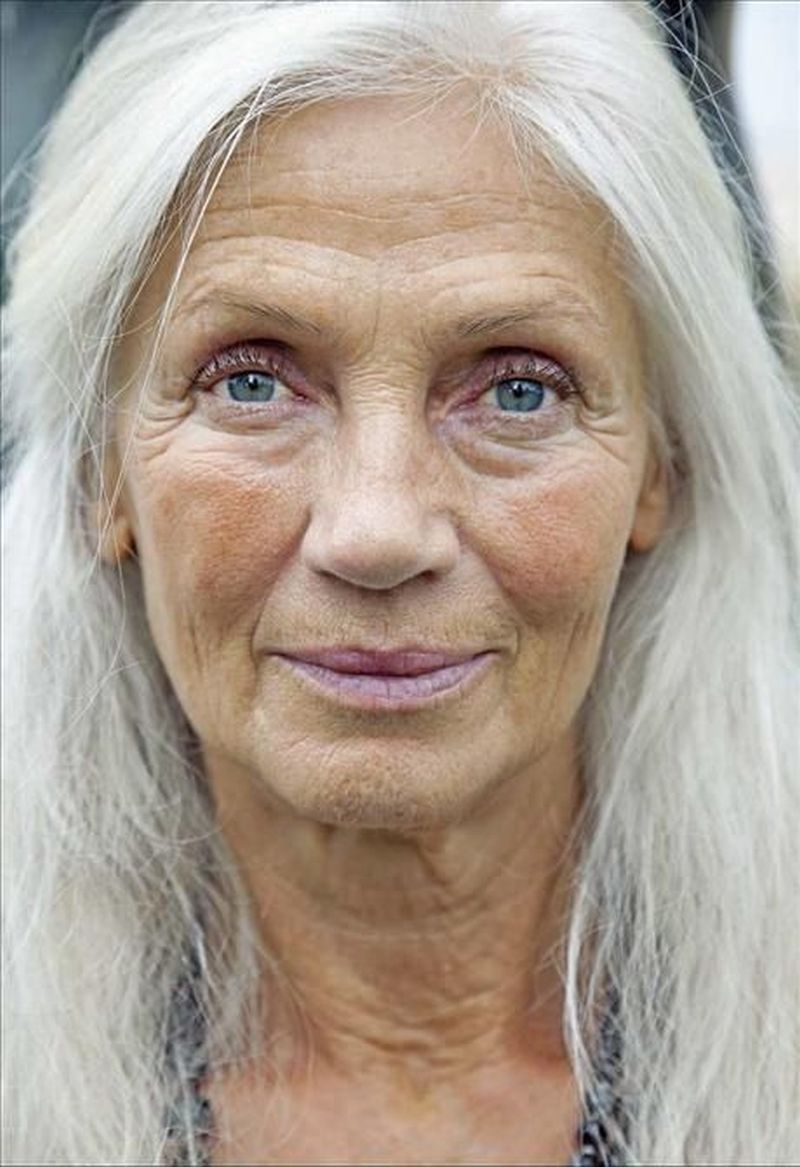
#> input picture image_superpose/old_woman.jpg, 800 x 1167 px
$ python img_superpose.py
#> lines starting #> are read from the running program, lines starting #| are printed output that depends on the picture
import cv2
import numpy as np

"""
Resimleri üst üste yazdırıp yeni bir resim ortaya çıkarma
Üst üste yazdırılacak resimlerin boyutları aynı olmalıdır !
"""


img = cv2.imread("old_woman.jpg")
#> img is the input picture: shape (1167, 800, 3); mean B, G, R 148.9, 161.3, 174.8
img2 = cv2.imread("young_woman.jpg")
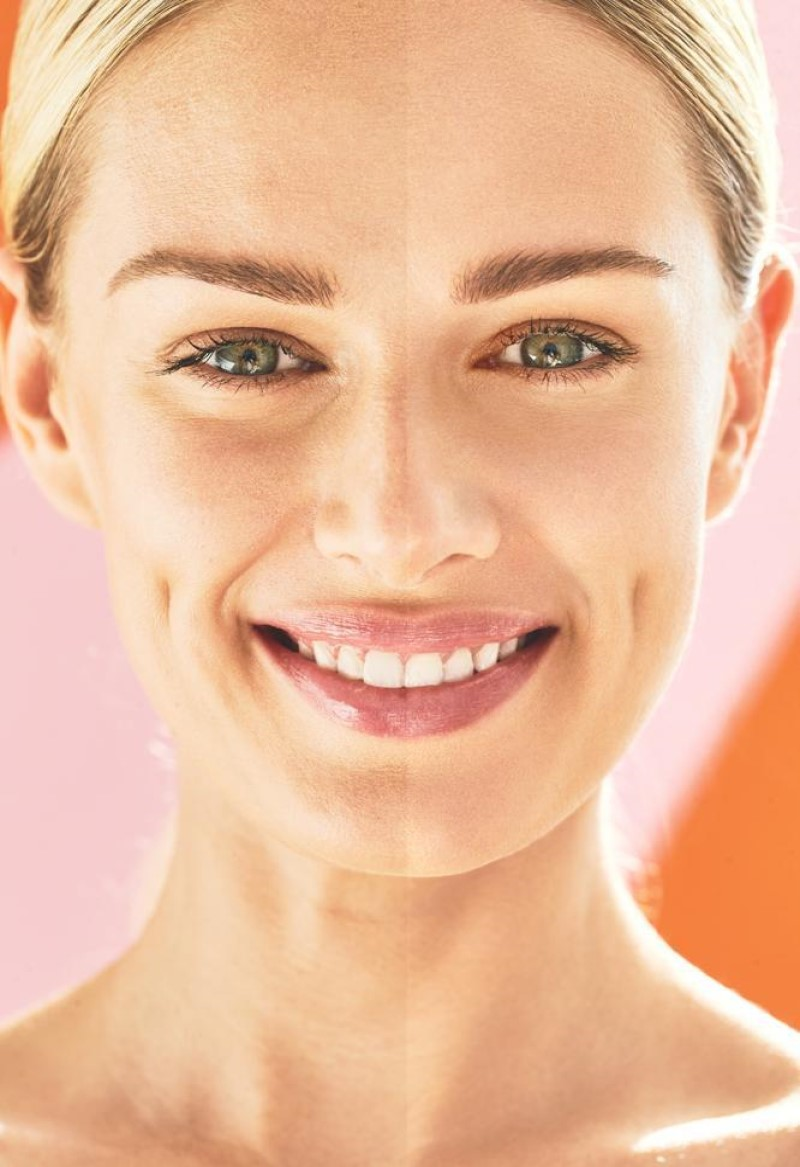
#> input picture image_superpose/young_woman.jpg, 800 x 1167 px
#> img2 is the input picture: shape (1167, 800, 3); mean B, G, R 154.9, 187, 235.2

#print(img.size)

# iki resmi üst üst yazdırma işlemi
superpose = cv2.add(img,img2)
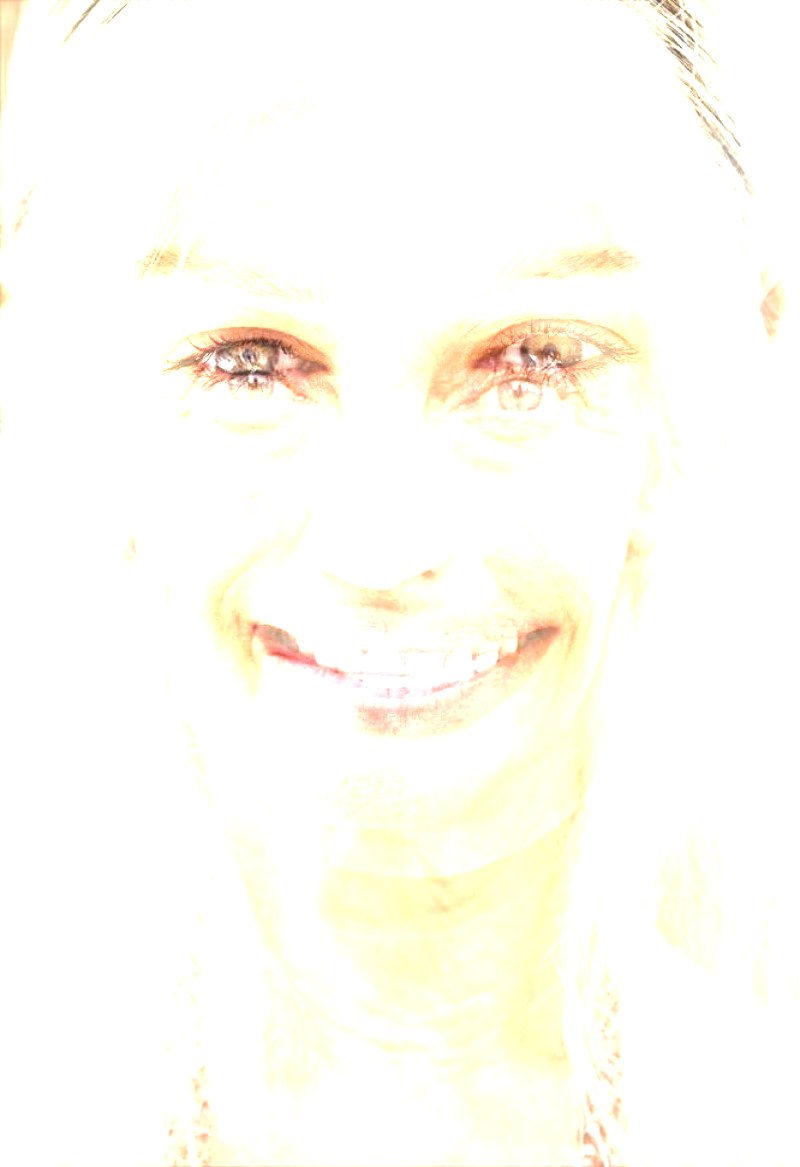
#> superpose: shape (1167, 800, 3); mean B, G, R 246.1, 252.9, 254.5

# resimleri %lik değer ile üst üste yazdırıp belirginletirme işlemi
superpose = cv2.addWeighted(img,0.2,img2,0.6,0)
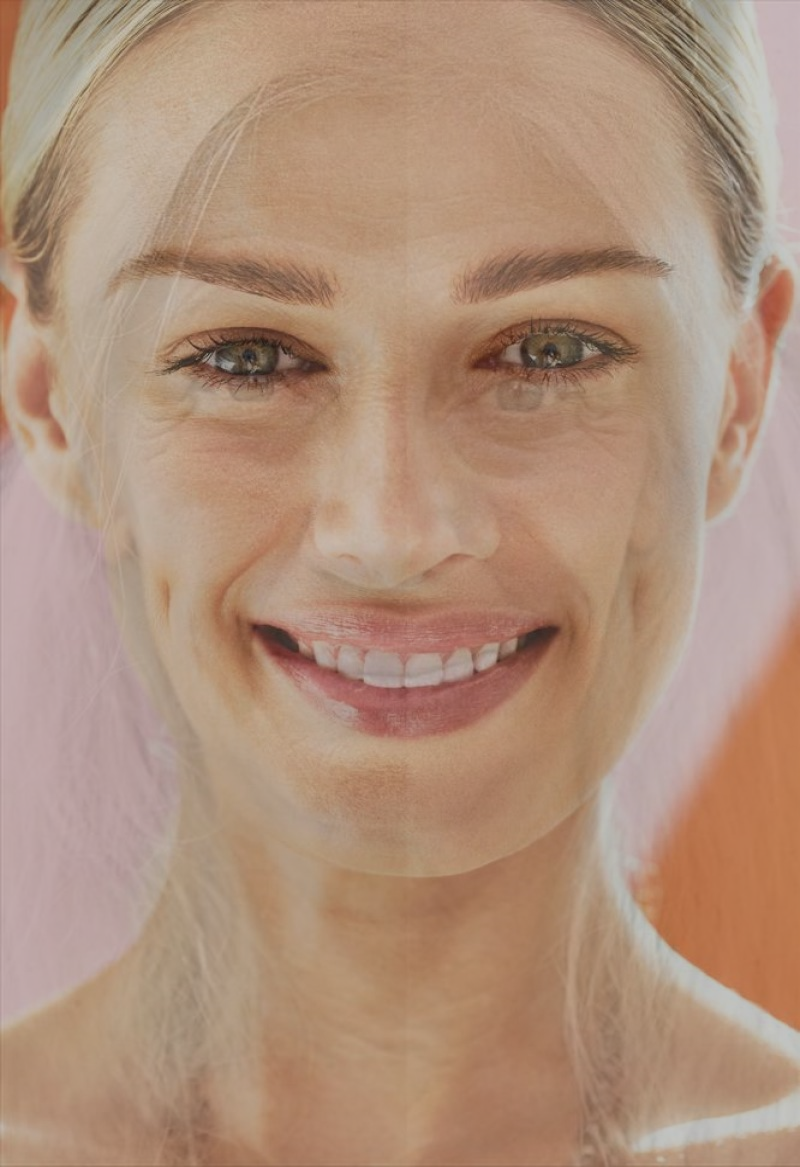
#> superpose: shape (1167, 800, 3); mean B, G, R 122.7, 144.5, 176.1

'''
'cv2.addWeighted' metodu ile 1. parametre ilk resim, 2. parametre ilk resme uygulanacak belirginleştirme tonlaması, 3.parametre ikinci resim, 4.parametre 2.resme uygulanacak
beliginleştirme tonlaması, 5.parametre resmin tamamına uygulanacak gamma işlemi
'''

cv2.imshow("Yeni Resim", superpose)


cv2.waitKey(0)
cv2.destroyAllWindows()
